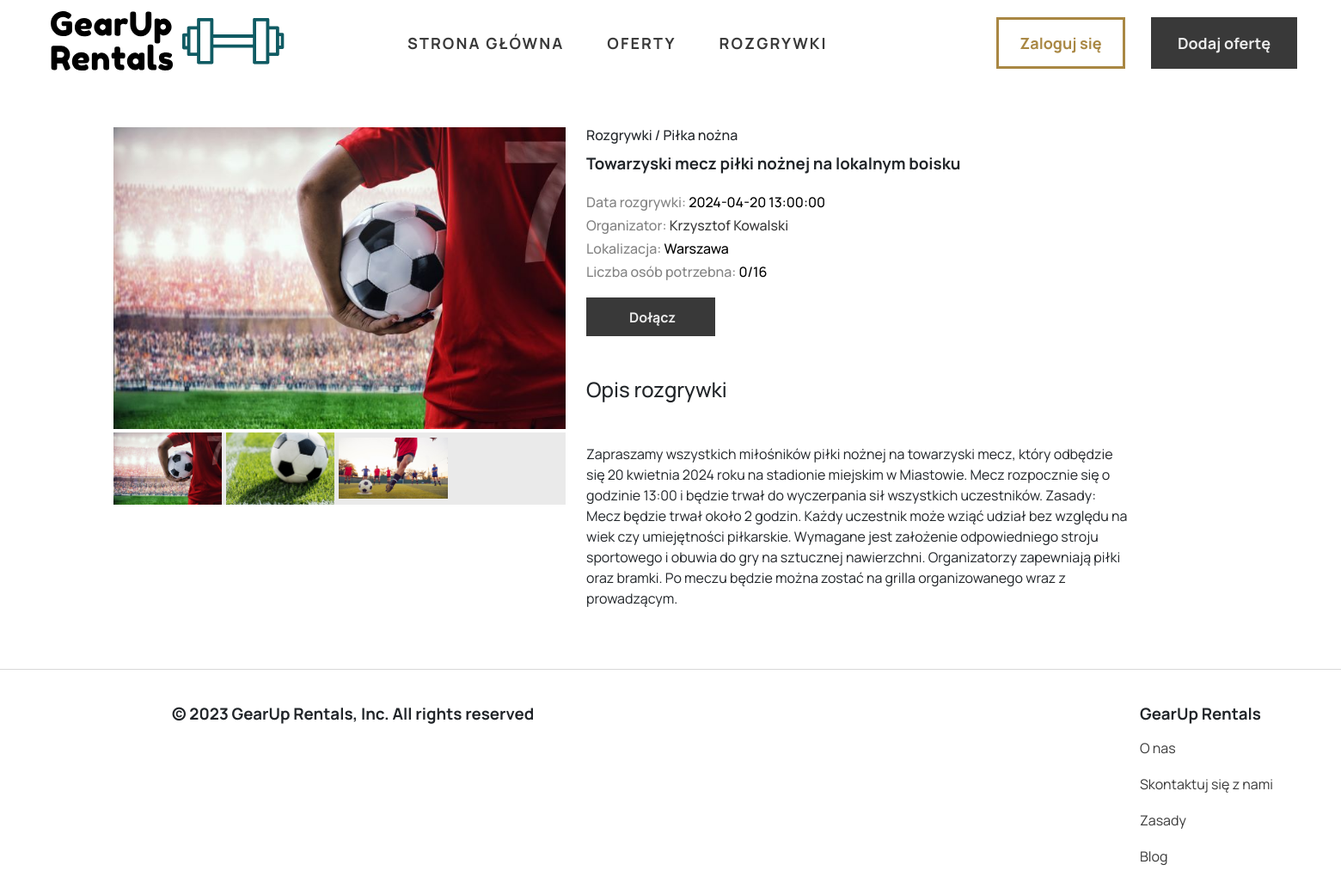
The page /rozgrywka.php?id=1 on the database its author committed.
### tables this page shows
CREATE TABLE `zdjecia` (
  `zdjecieId` int(11) NOT NULL,
  `nazwa_pliku` varchar(255) DEFAULT 'default.jpg',
  `ofertyId` int(11) DEFAULT NULL,
  `rozgrywkiId` int(11) DEFAULT NULL,
  `typ` varchar(255) DEFAULT NULL
);

CREATE TABLE `rozgrywki` (
  `rozgrywkiId` int(11) NOT NULL,
  `nazwa` varchar(255) DEFAULT NULL,
  `kategoriaId` int(11) DEFAULT NULL,
  `dataRozgrywki` datetime DEFAULT NULL,
  `lokalizacja` varchar(255) DEFAULT NULL,
  `liczbaOsob` int(11) DEFAULT NULL,
  `opis` text DEFAULT NULL,
  `uzytkownicyId` int(11) DEFAULT NULL
);

CREATE TABLE `kategorie` (
  `kategoriaId` int(11) NOT NULL,
  `nazwa` varchar(255) DEFAULT NULL,
  `zdjecie_url` varchar(255) DEFAULT NULL
);

CREATE TABLE `uzytkownicy` (
  `id` int(11) NOT NULL,
  `nazwa_uzytkownika` varchar(128) NOT NULL,
  `email` varchar(255) NOT NULL,
  `haslo` varchar(128) NOT NULL,
  `profile_pic` varchar(135) DEFAULT NULL,
  `plec` varchar(26) DEFAULT NULL,
  `numer_telefonu` varchar(250) DEFAULT NULL,
  `addressId` int(11) DEFAULT NULL,
  `imie` varchar(255) DEFAULT NULL,
  `nazwisko` varchar(255) DEFAULT NULL,
  `opis` text DEFAULT NULL
);

### Web/functionsinc.php (called while the page is built, shortened)
<?php
function getUserInfo($conn, $userId) {
    $sql = "SELECT * FROM uzytkownicy as u INNER JOIN adresy as a ON u.addressId = a.addressId WHERE u.id = ?";
    $stmt = mysqli_stmt_init($conn);
    if (!mysqli_stmt_prepare($stmt, $sql)) {
        header("Location: ../Web/profile.php?error=stmt_error");
        exit();
    }
    if (!mysqli_stmt_prepare($stmt, $sql)) {
        die("Błąd zapytania SQL: " . mysqli_error($conn));
    }
    mysqli_stmt_bind_param($stmt, "s", $userId);
    mysqli_stmt_execute($stmt);
    $resultData = mysqli_stmt_get_result($stmt);
    if ($row = mysqli_fetch_assoc($resultData)) {
        return $row;
    }
    return false;
}
function getZdjecieRozgrywki($conn, $rozgrywkiId) {
    $sql = "SELECT * FROM zdjecia WHERE rozgrywkiId=? AND typ = 'rozgrywka'";
    $stmt = mysqli_stmt_init($conn);
    if (mysqli_stmt_prepare($stmt, $sql)) {
        mysqli_stmt_bind_param($stmt, "i", $rozgrywkiId);
        mysqli_stmt_execute($stmt);
        $result = mysqli_stmt_get_result($stmt);
        $zdjecia = array();
        while ($row = mysqli_fetch_assoc($result)) {
            $zdjecia[] = $row;
        }
        return $zdjecia;
    } else {
        return false;
    }
}
function getRozgrywka($conn, $rozgrywkiId) {
    $sql = "SELECT rozgrywki.*, kategorie.nazwa AS nazwa_kategorii FROM rozgrywki INNER JOIN kategorie ON rozgrywki.kategoriaId = kategorie.kategoriaId WHERE rozgrywki.rozgrywkiId=?";
    $stmt = mysqli_stmt_init($conn);
    if (mysqli_stmt_prepare($stmt, $sql)) {
        mysqli_stmt_bind_param($stmt, "i", $rozgrywkiId);
        mysqli_stmt_execute($stmt);
        $result = mysqli_stmt_get_result($stmt);
        if ($row = mysqli_fetch_assoc($result)) {
            return $row;
        } else {
            return false;
        }
    } else {
        return false;
    }
}
function countUczestnictwo($conn, $rozgrywkaId) {
    $liczbaUczestnictw = 0;
    $sql = "SELECT COUNT(uzytkownicyId) AS liczba_uczestnictw FROM uczestnictwo WHERE rozgrywkiId = ?";
    $stmt = mysqli_stmt_init($conn);
    if (mysqli_stmt_prepare($stmt, $sql)) {
        mysqli_stmt_bind_param($stmt, "i", $rozgrywkaId);
        mysqli_stmt_execute($stmt);
        $result = mysqli_stmt_get_result($stmt);
        if ($row = mysqli_fetch_assoc($result)) {
            $liczbaUczestnictw = $row['liczba_uczestnictw'];
        }
    }
    return $liczbaUczestnictw;
}
function checkIfUczestniczy($conn, $rozgrywkaId, $userId) {
    $sql = "SELECT * FROM uczestnictwo WHERE rozgrywkiId = ? AND uzytkownicyId = ?";
    $stmt = mysqli_stmt_init($conn);
    if (!mysqli_stmt_prepare($stmt, $sql)) {
        header("Location: ../Web/rozgrywka.php?id=$rozgrywkaId#error=stmt_error");
        exit();
    }
    mysqli_stmt_bind_param($stmt, "ii", $rozgrywkaId, $userId);
    mysqli_stmt_execute($stmt);
    $result = mysqli_stmt_get_result($stmt);
    if ($row = mysqli_fetch_assoc($result)) {
        mysqli_stmt_close($stmt);
        return true;
    } else {
        return false;
    }
}

### Web/rozgrywka.php (the view, shortened to what this page needs)
<!DOCTYPE html>
<html>
    <head>
        <link href="https://cdn.jsdelivr.net/npm/bootstrap@5.3.3/dist/css/bootstrap.min.css" rel="stylesheet">
        <link rel="stylesheet" href="../Styles/main.css">
        <link rel="stylesheet" href="../Styles/product.css">
    </head>
    <body>
        <?php
            require_once("dbh.php");
            require_once("functionsinc.php");
            $rozgrywkiId = $_GET['id'];
            $rozgrywka = getRozgrywka($conn, $rozgrywkiId);
            $zdjecia = getZdjecieRozgrywki($conn, $rozgrywkiId);
            $userId = $rozgrywka['uzytkownicyId'];
            $user = getUserInfo($conn, $userId);
        ?>
                <?php include_once("header.php");?>
                    <div class="container content my-5">
                        <div class="row">
                            <div class="col-lg-5 col-md-12 col-12">
                                <div class="main-img">
                                    <img id="MainImg" class="img-fluid pb-1" src="../Images/Rozgrywki/<?php echo $zdjecia[0]['nazwa_pliku'];?>"  alt="Main Image">
                                </div>
                                <div class="small-img-group">
                                    <?php
                                        foreach ($zdjecia as $zdjecie) {
                                            echo '<div class="small-img-col">';
                                            echo '<img class="small-img" src="../Images/Rozgrywki/' . $zdjecie['nazwa_pliku'] . '" alt="Thumbnail" width="100%">';
                                            echo '</div>';
                                        }
                                    ?>
                                </div>
                            </div>
                            <div class="col-lg-6 col-md-12 col-12 info">
                            <h6><?php echo("Rozgrywki / ".$rozgrywka['nazwa_kategorii']); ?></h6>
                                <h3 class="pb-3 pt-1"><?php echo($rozgrywka['nazwa']); ?></h3>
                                <h6 class="dataDod">Data rozgrywki: <span style="color: black;"><?php echo($rozgrywka['dataRozgrywki']);?></span></h6>
                                <h6 class="dataDod">Organizator: <?php echo("<a href='../Web/profile.php?id=".$userId."'>".$user['imie']." ". $user['nazwisko']."</a>");?></h6>
                                <h6 class="dataDod">Lokalizacja: <span style="color: black;"><?php echo($rozgrywka['lokalizacja']);?></span></h6>
                                <h6 class="dataDod">Liczba osób potrzebna: <span style="color: black;"><?php echo(countUczestnictwo($conn, $rozgrywkiId));?>/<?php echo($rozgrywka['liczbaOsob']);?></span></h6>
                                <?php
                                $uczestnictwo = checkIfUczestniczy($conn, $rozgrywkiId, $_SESSION['userid']);
                                $liczbaUczestnictw = countUczestnictwo($conn, $rozgrywkiId);
                                $liczbaMiejsc = $rozgrywka['liczbaOsob'];
                                    if($userId == $_SESSION['userid']) {
                                        $rozgrywkaId = $_GET['id'];
                                        echo '<form method="post" action="deleteRozgrywka.php">';
                                        echo '<input type="hidden" name="rozgrywka_id" value='.$rozgrywkaId.'>';
                                        echo '<input type="submit" class="del-btn nav-button-1 nav-text bold buttons" value="Usuń rozgrywkę" style="width: 150px;">';
                                        echo '</form>';
                                    } else if($uczestnictwo) {
                                        echo '<form action="wyjdzinc.php?rozgrywkaId='.$rozgrywkiId.'" method="post" style="margin-top:20px;">';
                                        echo '<input type="submit" class="buy-btn nav-button-1 nav-text bold buttons" value="Opuść" style="width: 150px;">';
                                        echo '</form>';
                                    } else if($liczbaUczestnictw == $liczbaMiejsc) {
                                        echo '<form method="post" style="margin-top:20px;">';
                                        echo '<input type="submit" class="buy-btn nav-button-1 nav-text bold buttons" value="Brak miejsc" style="width: 150px;" disabled>';
                                        echo '</form>';
                                    } else if(!isset($_SESSION["userid"])) {
                                        echo '<form action="login.php" method="post" style="margin-top:20px;">';
                                        echo '<input type="submit" class="buy-btn nav-button-1 nav-text bold buttons" value="Dołącz" style="width: 150px;">';
                                        echo '</form>';
                                    } else {
                                        echo '<form action="rozgrywkainc.php?rozgrywkaId='.$rozgrywkiId.'" method="post" style="margin-top:20px;">';
                                        echo '<input type="submit" class="buy-btn nav-button-1 nav-text bold buttons" value="Dołącz" style="width: 150px;">';
                                        echo '</form>';
                                    }
                                ?>
                                    <h4 class="mt-5 mb-5">Opis rozgrywki</h4>
                                    <span class="opis"><?php echo($rozgrywka['opis']);?></span>
                            </div>
                        </div>
                    </div>
                <?php include_once("footer.php") ?>
    </body>
</html>

### Styles/main.css (style rules this page uses)
* { font-family: "Manrope", sans-serif; }
body { margin: 0; }
.bold { font-weight: 700; }
.nav-text { font-size: 18px; }
a { color: #393939; text-decoration: none; }
.nav-button-1 { color: #ececec; width: 170px; height: 60px; background: #393939; border: 3px solid #393939; border-radius: 0px; transition: background 1s, color 0.5s; }
.container { background-color: #FFF; position: relative; height: 90vh; width: 100%; }
.container .row { position: relative; height: 90%; overflow-x: hidden; overflow-y: hidden; }

### Styles/product.css (style rules this page uses)
body { box-sizing: unset; }
.content { overflow-x: hidden; }
.container { height: 100%; }
.small-img-group { display: flex; justify-content: flex-start; gap: 5px; align-items: center; background: #eaeaea; }
.small-img-col { flex-basis: 24%; cursor: pointer; }
.small-img-group img { max-height: 250px; }
img.img-fluid { max-width: 526px; max-height: 600px; }
.main-img { display: flex; justify-content: center; }
h3 { font-size: 1.17em; font-weight: bold; }
.container input[type="submit"], .container input[type="button"] { width: 130px; height: 45px; padding-left: 10px; font-size: 16px; margin-right: 10px; }
input { border: 1px solid rgba(102, 102, 102, 0.35); }
.dataDod { color: rgb(131, 131, 131); }

### rows shown on the page
zdjecia: nazwa_pliku (picture)
zdjecia: nazwa_pliku (picture)
zdjecia: nazwa_pliku (picture)
rozgrywki: kategoriaId.nazwa "Piłka nożna", nazwa "Towarzyski mecz piłki nożnej na lokalnym boisku", dataRozgrywki "2024-04-20 13:00:00", lokalizacja "Warszawa", liczbaOsob "16", opis "Zapraszamy wszystkich miłośników piłki nożnej na towarzyski mecz, który odbędzie się 20 kwietnia 2024 roku na stadionie miejskim w Miastowie. Mecz rozpocznie się o godzinie 13:00 i będzie trwał do wyczerpania sił wszystkich uczestników. Zasady: Mecz będzie trwał około 2 godzin. Każdy uczestnik może wziąć udział bez względu na wiek czy umiejętności piłkarskie. Wymagane jest założenie odpowiedniego stroju sportowego i obuwia do gry na sztucznej nawierzchni. Organizatorzy zapewniają piłki oraz bramki. Po meczu będzie można zostać na grilla organizowanego wraz z prowadzącym."
uzytkownicy: imie "Krzysztof", nazwisko "Kowalski"

### other values the page prints
countUczestnictwo($conn, $rozgrywkiId) "0"
